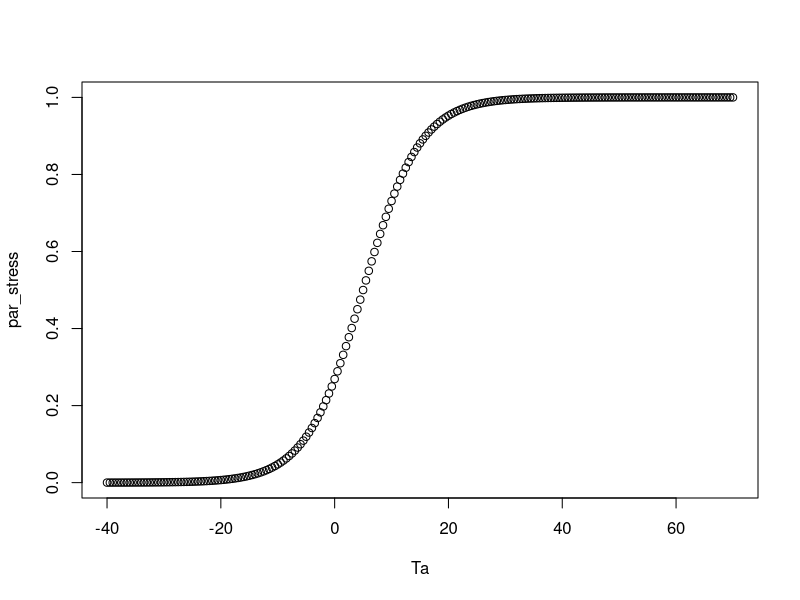
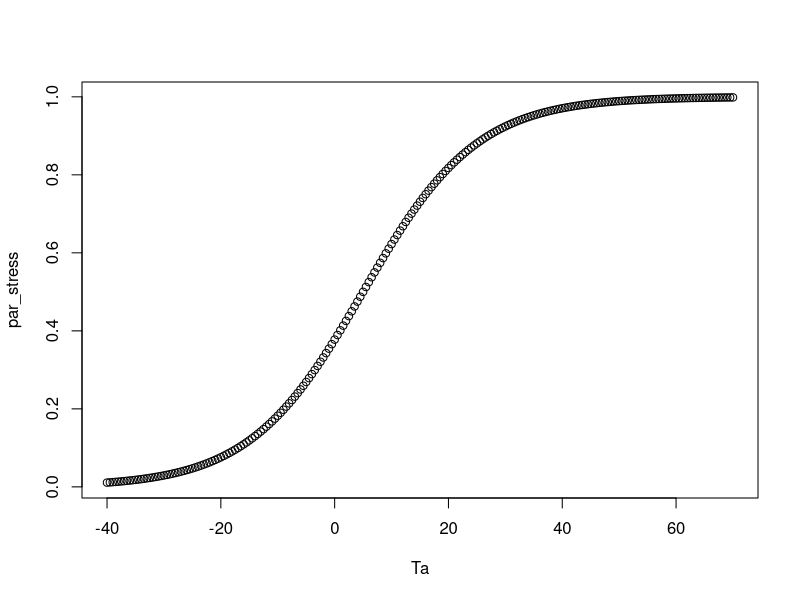
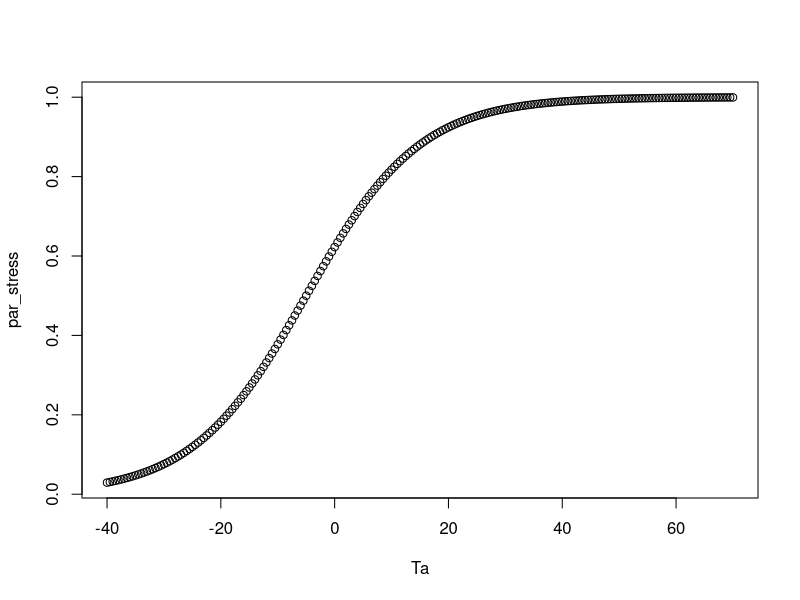
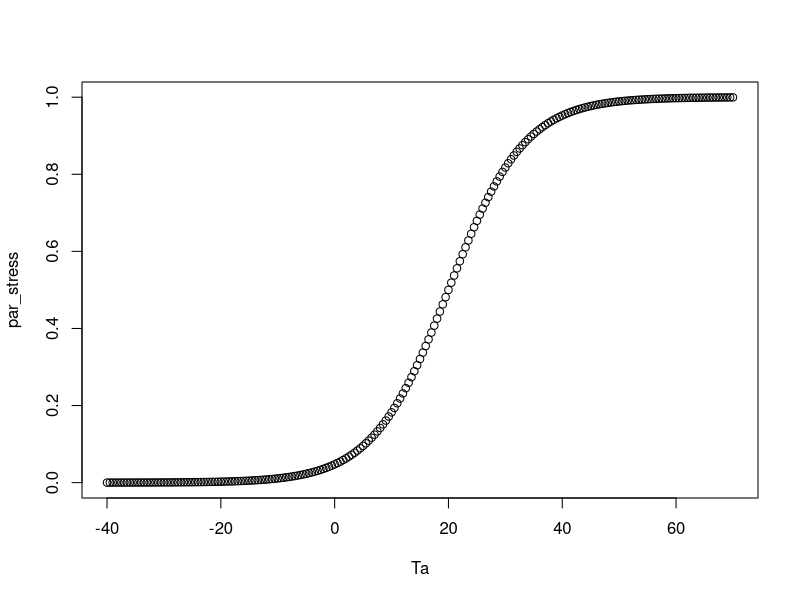
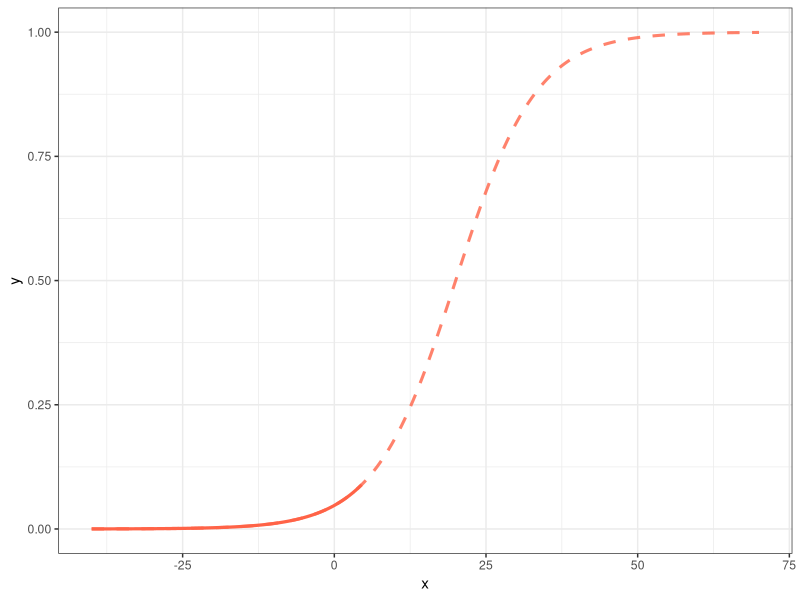
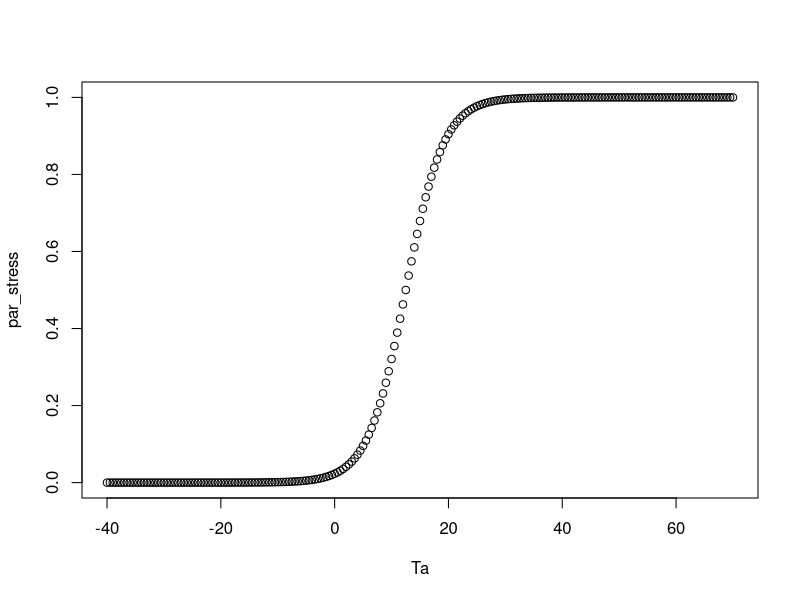
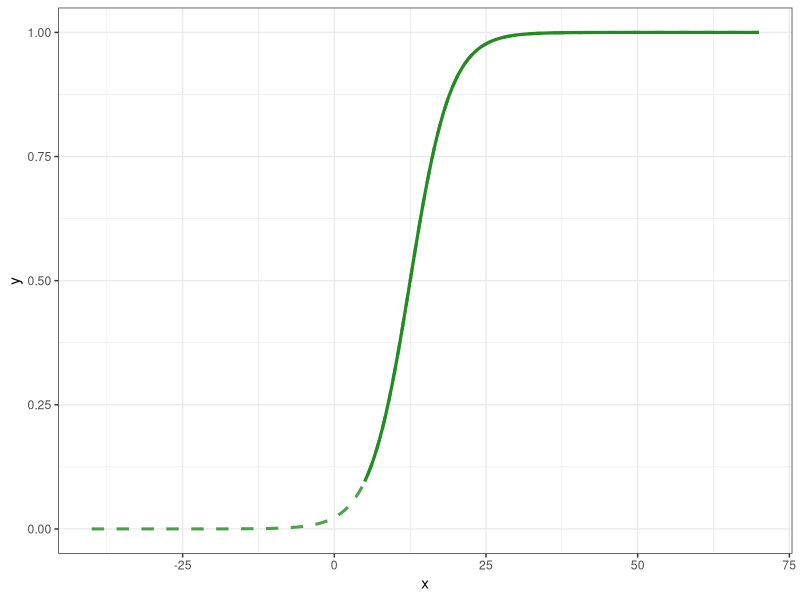
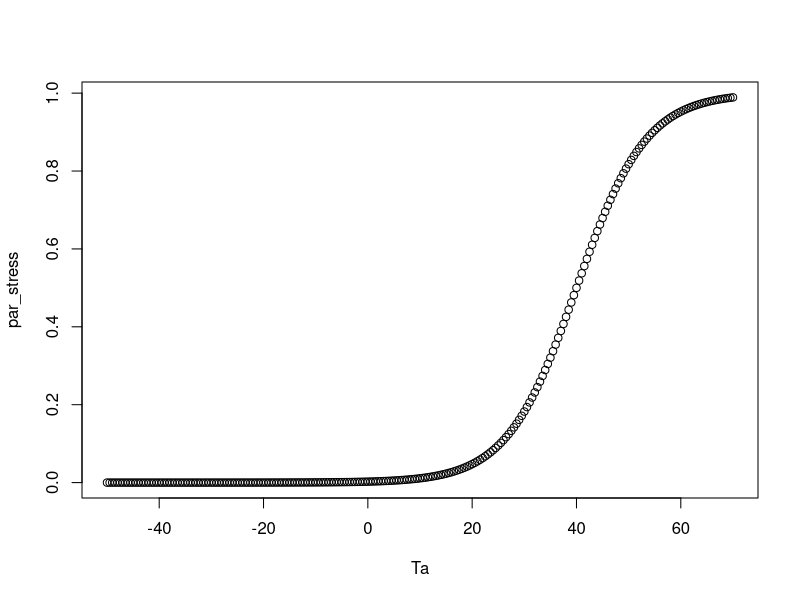

R code for these plots, in order: (Note: this script raises an error after producing the figures.)
f_hardening <- function(temp, par){
  #changing the function according to the logistic function in weikipeidia:
  #https://en.wikipedia.org/wiki/Logistic_function
  xx_ori <- temp # * ppfd
  xx <- (-1)*par["b"] * (xx_ori - par["a"])
  yy <- 1 / (1 + exp(xx))
  plot(xx_ori,yy,xlab="Ta",ylab="par_stress")
  return(yy)
}

##
temp<-seq(-40,70,0.5)

#
par1<-c("a"=5,"b"=0.2)
f_hardening(temp,par1)

par1<-c("a"=5,"b"=0.1)
f_hardening(temp,par1)

par1<-c("a"=-5,"b"=0.1)
f_hardening(temp,par1)

#officially plotting:
library(ggplot2)
#-------------------------
#for "hardening"
#-------------------------
x=temp
par1<-c("a"=20,"b"=0.15)
y=f_hardening(temp,par = par1)
#
df1<-data.frame(x=x,y=y)
df_sel1<-df1[1:90,]
ggplot()+
  geom_line(data=df1,aes(x=x,y=y),col=adjustcolor("tomato",0.8),lty=2,size=1.05)+
  geom_line(data=df_sel1,aes(x=x,y=y),size=1.1,col="tomato")+
  theme_bw()
  # theme_void()

#-------------------------
#for "dehardening"
#-------------------------
x=temp
par2<-c("a"=12.5,"b"=0.3)
y=f_hardening(temp,par = par2)
#
df2<-data.frame(x=x,y=y)
df_sel2<-df2[91:nrow(df2),]
ggplot()+
  geom_line(data=df2,aes(x=x,y=y),col=adjustcolor("forestgreen",0.8),lty=2,size=1.05)+
  geom_line(data=df_sel2,aes(x=x,y=y),size=1.1,col="forestgreen")+
  theme_bw()
  # theme_void()

#--------------------------
#merge "hardenning" and "dehardening" period
#-------------------------

#
# p_plot<-ggplot()+
#   geom_line(data=df1,aes(x=x,y=y),col=adjustcolor("tomato",0.8),lty=2,size=1.05)+
#   geom_line(data=df_sel1,aes(x=x,y=y),size=1.1,col="tomato")+
#   geom_line(data=df2,aes(x=x,y=y),col=adjustcolor("forestgreen",0.8),lty=2,size=1.05)+
#   geom_line(data=df_sel2,aes(x=x,y=y),size=1.1,col="forestgreen")+
#   xlab("")+
#   # xlab(expression("T"[min]*"( °C )"))+
#   ylab(expression(italic("f")[stress]))+
#   theme_bw()+
#   theme(axis.title = element_text(size = 18),
#         axis.ticks.x = element_blank(),
#         axis.text.x = element_blank(),
#         axis.text = element_text(size=16))
#save the plot:
# path<-"./manuscript/figures/"
# ggsave(p_plot,filename = paste0(path,"f_stress.png"),height = 4,width = 5.5)


################################################
#re-make the plots:
#-------------------------
#for "hardening"
#-------------------------
temp<-seq(-50,70,0.5)
x=temp
par1<-c("a"=40,"b"=0.15)
y=f_hardening(temp,par = par1)
#
df1<-data.frame(x=x,y=y)
df_sel1<-df1[1:90,]
p_plot1<-ggplot()+
  geom_line(data=df1,aes(x=x,y=y),col=adjustcolor("tomato",0.8),lty=1,size=1.05)+
  # geom_line(data=df_sel1,aes(x=x,y=y),size=1.1,col="tomato")+
  xlab(expression("T"[min]*"( °C )"))+
  ylab(expression(italic("f")[1]))+
  ggtitle("Hardening")+
  theme_bw()+
  theme(axis.title = element_text(size = 18),
        axis.ticks.x = element_blank(),
        axis.text.x = element_blank(),
        axis.text = element_text(size=16),
        plot.title = element_text(hjust=0.5))
  
# theme_void()

#-------------------------
#for "dehardening"
#-------------------------
temp<-seq(-20,50,0.5)
par2<-c("a"=12.5,"b"=0.3)
y=f_hardening(temp,par = par2)
#
df2<-data.frame(x=x,y=y)
df_sel2<-df2[91:nrow(df2),]
p_plot2<-ggplot()+
  geom_line(data=df2,aes(x=x,y=y),col=adjustcolor("forestgreen",0.8),lty=1,size=1.05)+
  # geom_line(data=df_sel2,aes(x=x,y=y),size=1.1,col="forestgreen")+
  xlab(expression("GDD"*"( °C )"))+
  ylab(expression(italic("f")[2]))+
  ggtitle("Dehardening")+
  theme_bw()+
  theme(axis.title = element_text(size = 18),
        axis.ticks.x = element_blank(),
        axis.text.x = element_blank(),
        axis.text = element_text(size=16),
        plot.title = element_text(hjust=0.5)
        )
# theme_void()

##merge two plots:
library(cowplot)
library(grid)

path<-"./manuscript/figures/"
p_plot<-plot_grid(p_plot1,p_plot2,ncol=2)
ggsave(p_plot,filename = paste0(path,"f_stress.png"),height = 3,width = 6)
